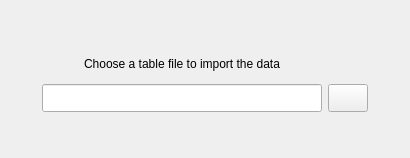
        <widget class="QWidget" name="tab_tabular_data">
         <attribute name="title">
          <string>Tabular data</string>
         </attribute>
         <layout class="QGridLayout" name="gridLayout_3">
          <property name="leftMargin">
           <number>2</number>
          </property>
          <property name="topMargin">
           <number>6</number>
          </property>
          <property name="rightMargin">
           <number>2</number>
          </property>
          <property name="bottomMargin">
           <number>6</number>
          </property>
          <property name="spacing">
           <number>2</number>
          </property>
          <item row="1" column="0">
           <widget class="QFrame" name="frame_9">
            <property name="minimumSize">
             <size>
              <width>260</width>
              <height>0</height>
             </size>
            </property>
            <property name="maximumSize">
             <size>
              <width>600</width>
              <height>200</height>
             </size>
            </property>
            <property name="frameShape">
             <enum>QFrame::Shape::NoFrame</enum>
            </property>
            <property name="frameShadow">
             <enum>QFrame::Shadow::Raised</enum>
            </property>
            <layout class="QGridLayout" name="gridLayout_2">
             <property name="leftMargin">
              <number>0</number>
             </property>
             <property name="topMargin">
              <number>4</number>
             </property>
             <property name="rightMargin">
              <number>0</number>
             </property>
             <property name="bottomMargin">
              <number>0</number>
             </property>
             <property name="spacing">
              <number>6</number>
             </property>
             <item row="2" column="0">
              <spacer name="horizontalSpacer_8">
               <property name="orientation">
                <enum>Qt::Orientation::Horizontal</enum>
               </property>
               <property name="sizeHint" stdset="0">
                <size>
                 <width>40</width>
                 <height>20</height>
                </size>
               </property>
              </spacer>
             </item>
             <item row="2" column="1">
              <widget class="QLineEdit" name="lineEdit_table_path">
               <property name="enabled">
                <bool>true</bool>
               </property>
               <property name="minimumSize">
                <size>
                 <width>280</width>
                 <height>28</height>
                </size>
               </property>
               <property name="maximumSize">
                <size>
                 <width>280</width>
                 <height>28</height>
                </size>
               </property>
               <property name="font">
                <font>
                 <pointsize>8</pointsize>
                 <bold>false</bold>
                </font>
               </property>
               <property name="styleSheet">
                <string notr="true"/>
               </property>
               <property name="alignment">
                <set>Qt::AlignmentFlag::AlignCenter</set>
               </property>
              </widget>
             </item>
             <item row="2" column="4">
              <spacer name="horizontalSpacer_9">
               <property name="orientation">
                <enum>Qt::Orientation::Horizontal</enum>
               </property>
               <property name="sizeHint" stdset="0">
                <size>
                 <width>40</width>
                 <height>20</height>
                </size>
               </property>
              </spacer>
             </item>
             <item row="2" column="2">
              <widget class="QPushButton" name="pushButton_load_table">
               <property name="enabled">
                <bool>true</bool>
               </property>
               <property name="sizePolicy">
                <sizepolicy hsizetype="Expanding" vsizetype="Fixed">
                 <horstretch>0</horstretch>
                 <verstretch>0</verstretch>
                </sizepolicy>
               </property>
               <property name="minimumSize">
                <size>
                 <width>40</width>
                 <height>28</height>
                </size>
               </property>
               <property name="maximumSize">
                <size>
                 <width>40</width>
                 <height>28</height>
                </size>
               </property>
               <property name="font">
                <font>
                 <family>MS Shell Dlg 2</family>
                 <pointsize>10</pointsize>
                 <italic>false</italic>
                 <bold>false</bold>
                </font>
               </property>
               <property name="styleSheet">
                <string notr="true"/>
               </property>
               <property name="text">
                <string/>
               </property>
               <property name="icon">
                <iconset>
                 <normaloff>:/icons/document_search_blue.png</normaloff>:/icons/document_search_blue.png</iconset>
               </property>
               <property name="iconSize">
                <size>
                 <width>20</width>
                 <height>20</height>
                </size>
               </property>
               <property name="autoDefault">
                <bool>false</bool>
               </property>
              </widget>
             </item>
             <item row="1" column="1">
              <widget class="QLabel" name="label_3">
               <property name="minimumSize">
                <size>
                 <width>0</width>
                 <height>28</height>
                </size>
               </property>
               <property name="maximumSize">
                <size>
                 <width>16777215</width>
                 <height>28</height>
                </size>
               </property>
               <property name="text">
                <string>Choose a table file to import the data</string>
               </property>
               <property name="alignment">
                <set>Qt::AlignmentFlag::AlignCenter</set>
               </property>
              </widget>
             </item>
             <item row="3" column="1">
              <spacer name="verticalSpacer_3">
               <property name="orientation">
                <enum>Qt::Orientation::Vertical</enum>
               </property>
               <property name="sizeHint" stdset="0">
                <size>
                 <width>20</width>
                 <height>40</height>
                </size>
               </property>
              </spacer>
             </item>
            </layout>
           </widget>
          </item>
          <item row="0" column="0">
           <spacer name="verticalSpacer_4">
            <property name="orientation">
             <enum>Qt::Orientation::Vertical</enum>
            </property>
            <property name="sizeHint" stdset="0">
             <size>
              <width>20</width>
              <height>40</height>
             </size>
            </property>
           </spacer>
          </item>
         </layout>
        </widget>
